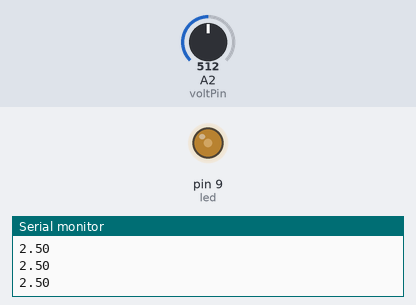
A sketch run on a simulated Arduino Uno, built with avr-gcc and run on an emulated ATmega328P. Shown: output pins drawn as LEDs (lit = HIGH), the last lines printed to the serial monitor. The inputs (shaded band) are chosen by the test bench; at power-on: A2 (voltPin) = 512.

Above: at 1.2 s.
1.3 s: A2 (voltPin) set to 716
At 1.9 s:
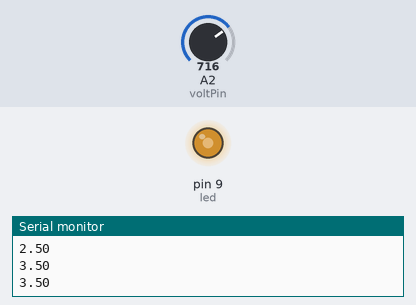
3.0 s: A2 (voltPin) set to 900
At 4.2 s:
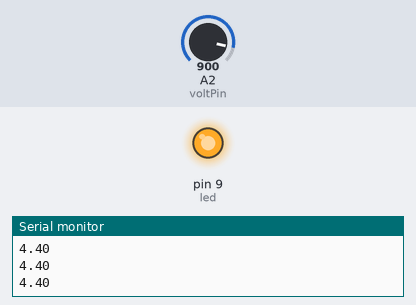
4.5 s: A2 (voltPin) set to 306
At 5.6 s:
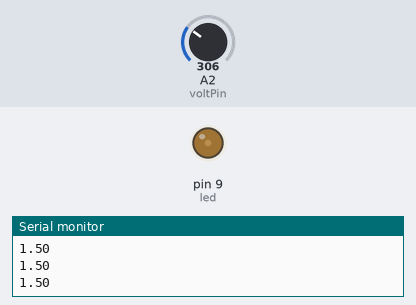
6.0 s: A2 (voltPin) set to 122
At 6.8 s:
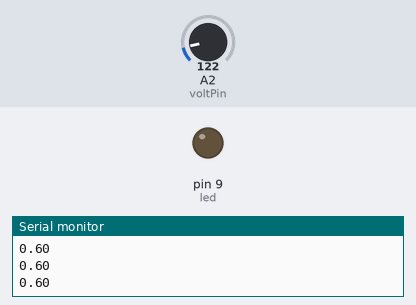
7.5 s: A2 (voltPin) set to 511
At 8.0 s:
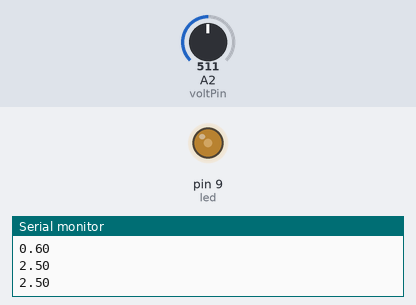
9.0 s: A2 (voltPin) set to 0
At 9.3 s:
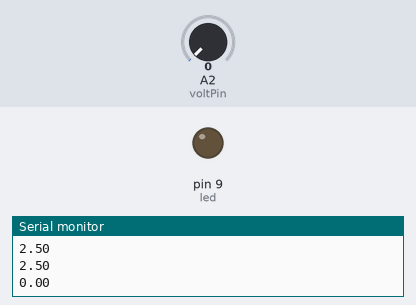
Timing chart, 0 to 11.5 s (numbered marks = the images above; inputs shaded):
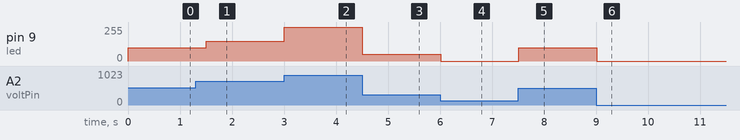

Measured:
- after the input at 1.3 s, pin 9 (led): 100/255 → 150/255 after 0.20 s
- after the input at 3.0 s, pin 9 (led): 150/255 → 255/255 at once
- after the input at 4.5 s, pin 9 (led): 255/255 → 50/255 at once
- after the input at 6.0 s, pin 9 (led): 50/255 → 0/255 at once
- after the input at 7.5 s, pin 9 (led): 0/255 → 100/255 at once
- after the input at 9.0 s, pin 9 (led): 100/255 → 0/255 at once

The sketch:

sketch_oct4c_potentiometer.ino
```cpp
int voltPin = A2;
int valFromPot;
float V2;
int led = 9;

void setup() {
  // put your setup code here, to run once:
  Serial.begin(9600);
  pinMode(voltPin, INPUT);
  pinMode(led, OUTPUT);

}

void loop() {
  // put your main code here, to run repeatedly:
  valFromPot=analogRead(voltPin);
  V2 = (5./1023.) * valFromPot;

  Serial.println(V2);


  if (V2 > 4.0){
    analogWrite(led, 255);
  }
  if (V2 < 4.0 && V2 > 3.0){
    analogWrite(led, 150);
  }
  if (V2 < 3.0 && V2 > 2.0){
    analogWrite(led, 100);
  }

  if (V2 < 2.0 && V2 > 1.0){
    analogWrite(led, 50);
  }
  if (V2 < 1.0){
    analogWrite(led, 0);
  }

  delay(300);
}
```
